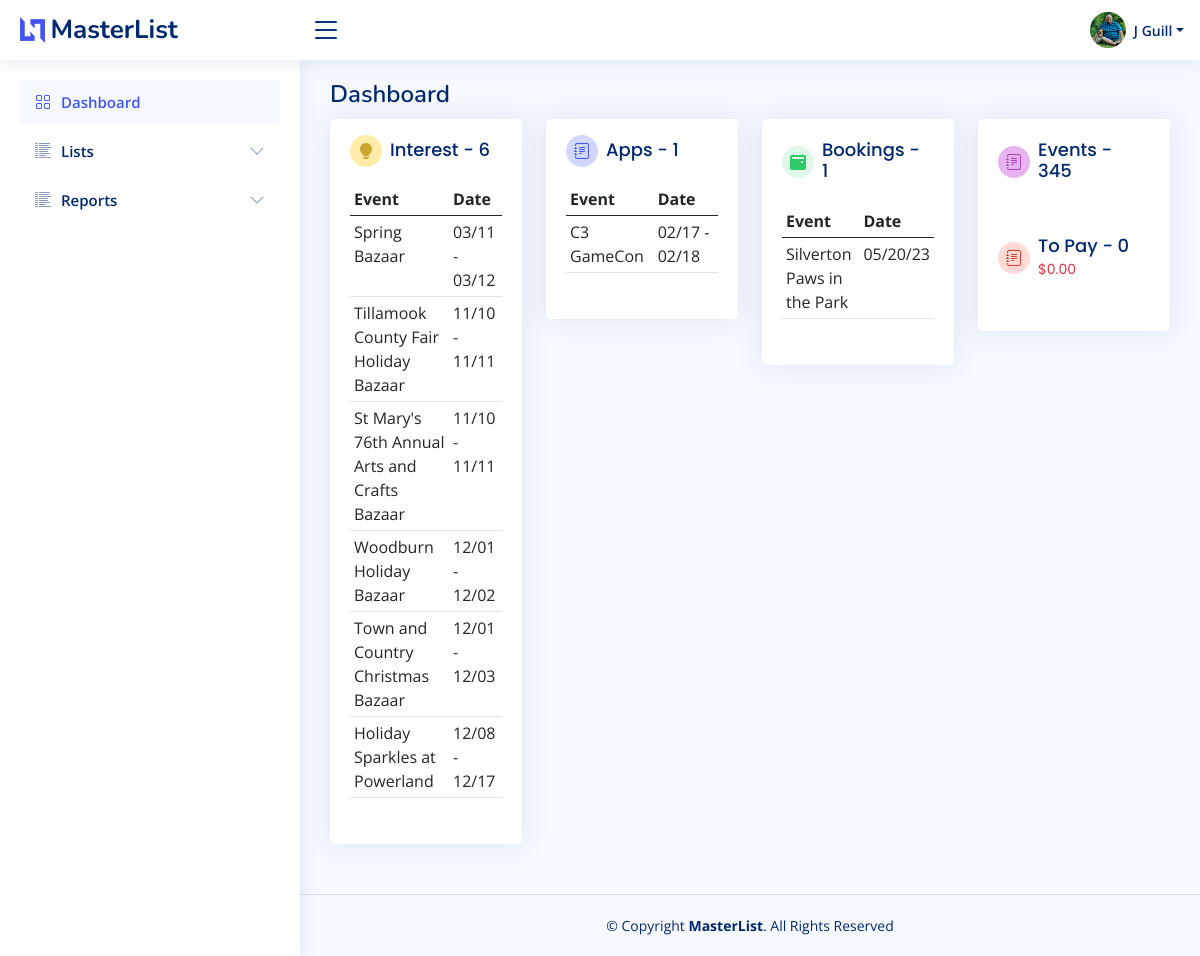
Screenshot of /home (signed in) with the database file from the repository.
### bazaar/models.py (models this page shows, shortened)
class User(db.Model, UserMixin):
    id = db.Column(db.Integer, primary_key=True)
    firstname = db.Column(db.String(150))
    lastname = db.Column(db.String(150))
    company = db.Column(db.String(150))
    title = db.Column(db.String(50))
    aboutme = db.Column(db.Text)
    address = db.Column(db.String(150))
    city = db.Column(db.String(150))
    state = db.Column(db.String(2))
    postalcode = db.Column(db.String(20))
    phone = db.Column(db.String(20))
    email = db.Column(db.String(150), unique=True)
    dob = db.Column(db.Date)
    avatar_filename = db.Column(db.Text)
    avatar_url = db.Column(db.String(250))
    twitter = db.Column(db.String(255))
    instagram = db.Column(db.String(255))
    facebook = db.Column(db.String(255))
    linkedin = db.Column(db.String(255))
    username = db.Column(db.String(150), unique=True)
    password = db.Column(db.String(150))
    date_created = db.Column(db.DateTime(timezone=True), server_default=func.now())
    def fullname(self):
        return self.firstname + " " + self.lastname
    def firstinit_lastname(self):
        return self.firstname[:1] + " " + self.lastname

class Booking(db.Model):
    id = db.Column(db.Integer, primary_key=True)
    kd_appopen_new = db.Column(db.Date)
    kd_appopen_return = db.Column(db.Date)
    kd_appdeadline_new = db.Column(db.Date)
    kd_appdeadline_return = db.Column(db.Date)
    cl_appsubmission = db.Column(db.Boolean, default=False)
    cl_interested = db.Column(db.Boolean, default=True)
    cl_appapproved = db.Column(db.Boolean, default=False)
    cl_feepaid = db.Column(db.Boolean, default=False)
    cl_electrequest = db.Column(db.Boolean, default=False)
    cl_sendproductpic = db.Column(db.Boolean, default=False)
    cl_sendlogo = db.Column(db.Boolean, default=False)
    cl_sendbio = db.Column(db.Boolean, default=False)
    info_wifipassword = db.Column(db.String(100))
    info_datestart = db.Column(db.Date)
    info_dateend = db.Column(db.Date)
    info_timestart = db.Column(db.Time)
    info_timeend = db.Column(db.Time)
    info_loadindatetime = db.Column(db.DateTime)
    info_loadoutdatetime = db.Column(db.DateTime)
    info_boothfee = db.Column(db.Float)
    info_whatfeeincludes = db.Column(db.Text)
    info_boothlocation = db.Column(db.String(100))
    cl_wifiavailable = db.Column(db.Boolean, default=False)
    cl_foodavailable = db.Column(db.Boolean, default=False)
    info_foodpurchase = db.Column(db.String(100))
    days_remaining = db.Column(db.Integer)
    next_touch = db.Column(db.Date)
    active = db.Column(db.Boolean, default=True)
    date_created = db.Column(db.DateTime(timezone=True), server_default=func.now())
    date_updated = db.Column(db.DateTime(timezone=True), onupdate=func.now())
    eventid = db.Column(db.Integer, db.ForeignKey('master_list.id'))
    notes = db.relationship("Notes", backref=backref("booking_notes", uselist=False))
    event = db.relationship("MasterList", backref=backref("booking_event", uselist=False))

class MasterList(db.Model):
    id = db.Column(db.Integer, primary_key=True)
    event_name = db.Column(db.String(150))
    january = db.Column(db.Boolean, default=False)
    february = db.Column(db.Boolean, default=False)
    march = db.Column(db.Boolean, default=False)
    april = db.Column(db.Boolean, default=False)
    may = db.Column(db.Boolean, default=False)
    june = db.Column(db.Boolean, default=False)
    july = db.Column(db.Boolean, default=False)
    august = db.Column(db.Boolean, default=False)
    september = db.Column(db.Boolean, default=False)
    october = db.Column(db.Boolean, default=False)
    november = db.Column(db.Boolean, default=False)
    december = db.Column(db.Boolean, default=False)
    first = db.Column(db.Boolean, default=True)
    second = db.Column(db.Boolean, default=True)
    third = db.Column(db.Boolean, default=True)
    fourth = db.Column(db.Boolean, default=True)
    last = db.Column(db.Boolean, default=True)
    friday = db.Column(db.Boolean, default=False)
    saturday = db.Column(db.Boolean, default=False)
    sunday = db.Column(db.Boolean, default=False)
    monday = db.Column(db.Boolean, default=False)
    tuesday = db.Column(db.Boolean, default=False)
    wednesday = db.Column(db.Boolean, default=False)
    thursday = db.Column(db.Boolean, default=False)
    updated = db.Column(db.Date)
    imagesrc = db.Column(db.Text)
    attendance = db.Column(db.Integer)
    exibitors = db.Column(db.Integer)
    website = db.Column(db.Text)
    dates_text = db.Column(db.Text)
    type_bazaar = db.Column(db.Boolean, default=False)
    type_holiday = db.Column(db.Boolean, default=False)
    type_art = db.Column(db.Boolean, default=False)
    type_festival = db.Column(db.Boolean, default=False)
    type_flea = db.Column(db.Boolean, default=False)
    type_health = db.Column(db.Boolean, default=False)
    type_market = db.Column(db.Boolean, default=False)
    date_created = db.Column(db.DateTime(timezone=True), server_default=func.now())
    date_updated = db.Column(db.DateTime(timezone=True), onupdate=func.now())
    venuefk = db.Column(db.Integer, db.ForeignKey('venue.id'))
    promoterfk = db.Column(db.Integer, db.ForeignKey('promoter.id'))
    venue = db.relationship("Venue", backref=backref("venue", uselist=False))
    promoter = db.relationship("Promoter", backref=backref("promoter", uselist=False))
    notes = db.relationship("Notes", backref=backref("notes", uselist=False))

### bazaar/templates/base/base.py (the view)
@base.route("/")
@base.route("/home")
@login_required
def home():
    countrec = db.session.query(func.count(MasterList.id)).scalar()
    countinterest = db.session.query(func.count(Booking.id)).filter(Booking.active == True).filter(
        and_(Booking.cl_appsubmission == False, Booking.cl_appapproved == False)).scalar()
    interests = db.session.query(Booking).filter(Booking.active == True).filter(
        and_(Booking.cl_appsubmission == False, Booking.cl_appapproved == False)).order_by(Booking.info_datestart).all()
    countapps = db.session.query(func.count(Booking.id)).filter(Booking.cl_appsubmission == True).filter(and_(
        Booking.cl_appapproved == False, Booking.cl_interested == True)).scalar()
    applications = db.session.query(Booking).filter(Booking.cl_appsubmission == True).filter(and_(
        Booking.cl_appapproved == False, Booking.cl_interested == True)).all()
    countbookings = db.session.query(func.count(Booking.id)).filter(Booking.cl_appapproved == True).scalar()
    bookings = db.session.query(Booking).filter(Booking.cl_interested == True).filter(
        and_(Booking.cl_appsubmission == True, Booking.cl_appapproved == True)).all()
    countpay = db.session.query(func.count(Booking.id)).filter(Booking.cl_appapproved == True).filter(
        Booking.cl_feepaid == False).scalar()
    amountpay = db.session.query(func.sum(Booking.info_boothfee)).filter(Booking.cl_appapproved == True).filter(
        Booking.cl_feepaid == False).scalar()
    content = {"user": User,
               "countrec": countrec,
               "countinterest": countinterest,
               "interests": interests,
               "countapps": countapps,
               "applications": applications,
               "countbookings": countbookings,
               "bookings": bookings,
               "amountpay": amountpay,
               "countpay": countpay
               }
    return render_template("base/dashboard.html", **content)

### bazaar/templates/base/dashboard.html (shortened to what this page needs)
{% extends "base/base.html" %}
{% block page_title %}
    Dashboard
{% endblock page_title %}
{% block main_content %}
    <section class="section dashboard">
        <div class="row">
            <div class="col-lg-3 col-sm-12 order-last">
                <div class="card">
                    <div class="card-body">
                        <div class="d-flex align-items-center info-card events-card">
                            <div class="card-icon rounded-circle d-flex align-items-center justify-content-center">
                                <i class="bi bi-journal-text"></i>
                            </div>
                            <h5 class="card-title px-2">Events - {{ countrec }}</h5>
                        </div>
                        <div class="d-flex align-items-center info-card topay-card">
                            <div class="card-icon rounded-circle d-flex align-items-center justify-content-center">
                                <i class="bi bi-journal-text"></i>
                            </div>
                            <h5 class="card-title px-2">To Pay - {{ countpay }}
                                <span class="small text-danger">{% if countpay == 0 %}{{ "${:,.2f}".format(0.00) }}
                                {% endif %}</span></h5>
                        </div>
                    </div>
                </div>
            </div>
            <div class="col-lg-3 col-sm-12 order-3">
                <div class="card info-card bookings-card">
                    <div class="card-body">
                        <div class="d-flex align-items-center">
                            <div class="card-icon rounded-circle d-flex align-items-center justify-content-center">
                                <i class="bi bi-calendar2-event-fill"></i>
                            </div>
                            <h5 class="card-title px-2">Bookings - {{ countbookings }}</h5>
                        </div>
                        <table class="table table-hover table-sm">
                            <thead>
                            <tr>
                                <th>Event</th>
                                <th>Date</th>
                            </tr>
                            </thead>
                            <tbody>
                            {% for booking in bookings %}
                                <tr onclick="location.href='{{ url_for('booking.home', id=booking.eventid) }}'"
                                    {% if booking.cl_interested == True and booking.cl_appsubmission == False %}style="background-color: skyblue"{% endif %}>
                                    <td>
                                        {{ booking.event.event_name }}</td>
                                    <td>
                                        {% if booking.info_dateend != booking.info_datestart %}
                                            {{ booking.info_datestart|format_date("%m/%d") }} -
                                            {{ booking.info_dateend|format_date("%m/%d") }}
                                        {% else %}
                                            {{ booking.info_datestart|format_date("%m/%d/%y") }}
                                        {% endif %}
                                    </td>
                                </tr>
                            {% endfor %}
                            </tbody>
                        </table>
                    </div>
                </div>
            </div>
            <div class="col-lg-3 col-sm-12 order-2">
                <div class="card info-card applications-card">
                    <div class="card-body">
                        <div class="d-flex align-items-center">
                            <div class="card-icon rounded-circle d-flex align-items-center justify-content-center">
                                <i class="bi bi-journal-text"></i>
                            </div>
                            <h5 class="card-title px-2">Apps - {{ countapps }}</h5>
                        </div>
                        <table class="table table-hover table-sm">
                            <thead>
                            <tr>
                                <th>Event</th>
                                <th>Date</th>
                            </tr>
                            </thead>
                            <tbody>
                            {% for app in applications %}
                                <tr onclick="location.href='{{ url_for('booking.home', id=app.eventid) }}'"
                                    {% if app.cl_interested == True and app.cl_appsubmission == False %}style="background-color: skyblue"{% endif %}>
                                    <td>
                                        {{ app.event.event_name }}</td>
                                    <td>
                                        {% if app.info_datestart != None %}
                                            {% if app.info_dateend != app.info_datestart %}
                                                {{ app.info_datestart|format_date("%m/%d") }} -
                                                {{ app.info_dateend|format_date("%m/%d") }}
                                            {% else %}
                                                {{ app.info_datestart|format_date("%m/%d/%y") }}
                                            {% endif %}
                                        {% endif %}
                                    </td>
                                </tr>
                            {% endfor %}
                            </tbody>
                        </table>
                    </div>
                </div>
            </div>
            <div class="col-lg-3 col-sm-12 order-1">
                <div class="card info-card interest-card">
                    <div class="card-body">
                        <div class="d-flex align-items-center">
                            <div class="card-icon rounded-circle d-flex align-items-center justify-content-center">
                                <i class="bi bi-lightbulb-fill"></i>
                            </div>
                            <h5 class="card-title px-2">Interest - {{ countinterest }}</h5>
                        </div>
                        <table class="table table-hover table-sm">
                            <thead>
                            <tr>
                                <th>Event</th>
                                <th>Date</th>
                            </tr>
                            </thead>
                            <tbody>
                            {% for interest in interests %}
                                <tr onclick="location.href='{{ url_for('booking.home', id=interest.eventid) }}'"
                                    {% if interest.cl_interested == True and interest.cl_interestsubmission == False %}style="background-color: skyblue"{% endif %}>
                                    <td>
                                        {{ interest.event.event_name }}</td>
                                    <td>
                                        {% if interest.info_datestart != None %}
                                            {% if interest.info_dateend != interest.info_datestart %}
                                                {{ interest.info_datestart|format_date("%m/%d") }} -
                                                {{ interest.info_dateend|format_date("%m/%d") }}
                                            {% else %}
                                                {{ interest.info_datestart|format_date("%m/%d/%y") }}
                                            {% endif %}
                                        {% endif %}
                                    </td>
                                </tr>
                            {% endfor %}
                            </tbody>
                        </table>
                    </div>
                </div>
            </div>
        </div>
    </section>
{% endblock main_content %}

### bazaar/templates/base/header.html (shortened to what this page needs)
<header id="header" class="header fixed-top d-flex align-items-center">
    <div class="d-flex align-items-center justify-content-between">
        <a href="{{ url_for('base.home') }}" class="logo d-flex align-items-center">
            <img src="{{ url_for('static', filename="img/logo.png") }}"
                 alt="">
            <span class="d-none d-lg-block">MasterList</span>
        </a>
        <i class="bi bi-list toggle-sidebar-btn"></i>
    </div>
    <nav class="header-nav ms-auto">
        <ul class="d-flex align-items-center">
            <li class="nav-item dropdown pe-3">
                <a class="nav-link nav-profile d-flex align-items-center pe-0" href="#" data-bs-toggle="dropdown"
                   id="navbarProfile">
                    <img src="{{ url_for('static', filename='img/avatar/'+current_user.avatar_filename) }}"
                         alt="Profile" class="rounded-circle">
                    <span class="d-none d-md-block dropdown-toggle ps-2">{{ current_user.firstinit_lastname() }}</span>
                </a>
            </li>
        </ul>
    </nav>
</header>

### rows the page displays
User: avatar_filename (picture), firstinit_lastname "J Guill"
Booking: event.event_name "Silverton Paws in the Park", info_datestart "05/20/23"
Booking: event.event_name "C3 GameCon", info_datestart "02/17", info_dateend "02/18"
Booking: event.event_name "Spring Bazaar", info_datestart "03/11", info_dateend "03/12"
Booking: event.event_name "Tillamook County Fair Holiday Bazaar", info_datestart "11/10", info_dateend "11/11"
Booking: event.event_name "St Mary's 76th Annual Arts and Crafts Bazaar", info_datestart "11/10", info_dateend "11/11"
Booking: event.event_name "Woodburn Holiday Bazaar", info_datestart "12/01", info_dateend "12/02"
Booking: event.event_name "Town and Country Christmas Bazaar", info_datestart "12/01", info_dateend "12/03"
Booking: event.event_name "Holiday Sparkles at Powerland", info_datestart "12/08", info_dateend "12/17"

### other values shown
{{ countrec }} "345"
{{ countpay }} "0"
{{ "${:,.2f}".format(0.00) }} "$0.00"
{{ countbookings }} "1"
{{ countapps }} "1"
{{ countinterest }} "6"
